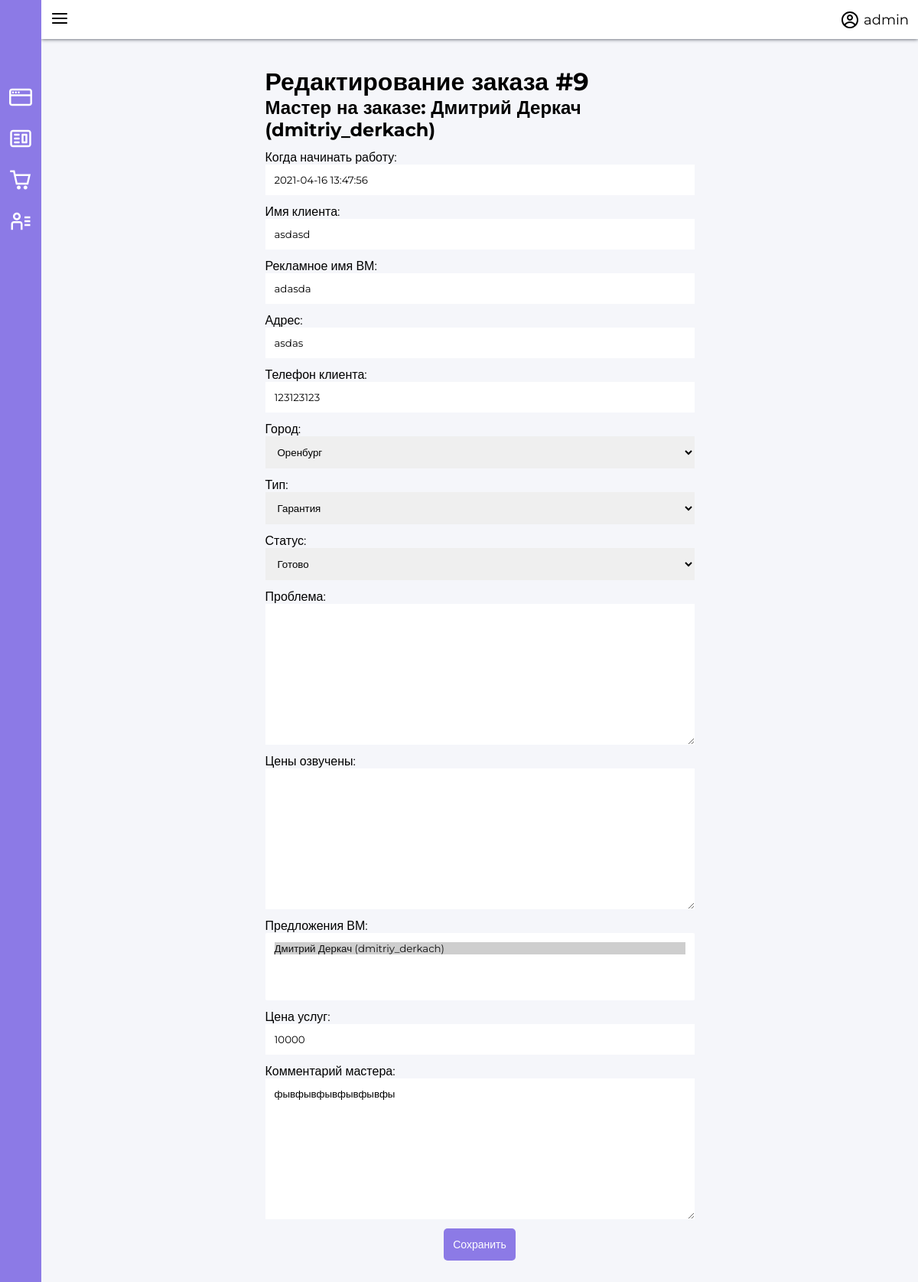
/orders/9 (signed in), run on the app's committed database.
### app/models.py (models this page shows, shortened)
class User(AbstractUser):
    pass

class Order(models.Model):
    class Meta:
        verbose_name = "Заказ"
        verbose_name_plural = "Заказы"
    TypeChoice = (
        ('G', 'Гарантия'),
        ('N', 'Обычный'),
    )
    StatusChoice = (
        ('R', 'Готово'),
        ('W', 'Ждет'),
        ('C', 'Отменен'),
        ('J', 'В работе'),
        ('M', 'Модернизация')
    )
    create_date = models.DateTimeField(verbose_name='Дата и время создания заказа.', auto_now_add=True)
    working_date = models.DateTimeField(verbose_name='Когда начинать работу', blank=True, default=timezone.now()+timezone.timedelta(hours=1))
    closing_date = models.DateTimeField(verbose_name='Дата и время закрытия заказа.', null=True, blank=True)
    client_name = models.CharField(max_length=256, verbose_name='Имя клиента', blank=True, default='')
    master_advert_name = models.CharField(max_length=128,verbose_name='Рекламное имя ВМ', blank=True, null=True)
    client_adress = models.CharField(max_length=256, verbose_name='Адрес', blank=True, default='')
    client_phone = models.CharField(max_length=128, verbose_name='Телефон клиента', blank=True, default='')
    client_city = models.ForeignKey(
        to=City,
        related_name='client_city',
        related_query_name='client_cities',
        verbose_name='Город',
        blank=True,
        null=True,
        on_delete=models.SET_NULL
    )
    order_type = models.CharField(max_length=1, verbose_name='Тип', choices=TypeChoice, default='N')
    order_status = models.CharField(max_length=1, verbose_name='Статус', choices=StatusChoice, default='W')
    comment = models.TextField(verbose_name='Проблема', blank=True, default='')
    announced_amounts = models.TextField(verbose_name='Цены озвучены', blank=True, default='')
    master = models.ForeignKey(
        TelegramProfile,
        on_delete=models.SET_NULL,
        related_name='orders',
        related_query_name='order',
        limit_choices_to={'is_master': True},
        verbose_name='ВМ',
        blank=True,
        null=True
    )
    master_requests = models.ManyToManyField(
        TelegramProfile,
        related_name='orders_request',
        related_query_name='order_request',
        limit_choices_to={'is_master': True},
        blank=True,
        verbose_name='Предложения ВМ',
    )
    amount = models.PositiveIntegerField(verbose_name='Цена услуг', default=0)
    master_comment = models.TextField(verbose_name='Комментарий мастера', blank=True, default='')

class TelegramProfile(models.Model):
    class Meta:
        verbose_name = "Телеграм профиль"
        verbose_name_plural = "Телеграм профиля"
    telegram_first_name = models.CharField(
        max_length=128, verbose_name='Имя')
    telegram_last_name = models.CharField(
        max_length=128, verbose_name='Фамилия', blank=True, null=True)
    telegram_username = models.CharField(
        max_length=128, verbose_name='Telegram имя пользователя', blank=True, null=True)
    telegram_chat_id = models.CharField(max_length=128, verbose_name='Telegram id чата', unique=True)
    is_master = models.BooleanField(verbose_name='Является мастером?', blank=True, default=False)
    is_operator = models.BooleanField(verbose_name='Является оператором?', blank=True, default=False)
    def __str__(self):
        string = self.telegram_first_name + ' ' + self.telegram_last_name
        if self.telegram_username:
            string += ' (' + self.telegram_username + ')'
        return string

### app/views.py (the view, shortened to what this page needs)
# urls.py: path('orders/<int:pk>', views.OrderUpdateView.as_view(), name='orders/detail'),
class OrderUpdateView(LoginRequiredMixin, UpdateView):
    login_url = reverse_lazy('login')
    redirect_field_name = 'login'
    template_name = 'order_detail.html'
    model = models.Order
    form_class = forms.OrderUpdateForm

### app/forms.py
class OrderUpdateForm(forms.ModelForm):
    class Meta:
        model = models.Order
        fields = '__all__'
        exclude = ['closing_date', 'master']
    def __init__(self, *args, **kwargs):
        super().__init__(*args, **kwargs)
        self.fields['working_date'].widget.attrs['type'] = 'datetime-local'

### app/models.py (called while the page is built)
    def __str__(self):
        return self.title

### templates/order_detail.html (shortened to what this page needs)
{% extends 'base.html' %}
{% block content %}
<div class="container pb-5">
    <div class="form_wrapper">
        <h1>Редактирование заказа #{{ order.id }}</h1>
        {% if order.master %}
        <h2>Мастер на заказе: {{ order.master }}</h2>
        {% endif %}
        <form method="POST">
            {{form}}
            <input type="submit" value="Сохранить">
        </form>
    </div>
</div>
{% endblock %}

### templates/base.html (shortened to what this page needs)
{% load static %}
<!DOCTYPE html>
<html lang="en">
<head>
    <link rel="stylesheet" href="{% static 'css/main.css' %}">
    <link rel="stylesheet" href="{% static 'css/header.css' %}">
    <link rel="stylesheet" href="{% static 'css/sidebar.css' %}">
    <link rel="stylesheet" href="{% static 'css/grid.css' %}">
    <link rel="stylesheet" href="{% static 'css/tags/warning.css' %}">
    <link rel="stylesheet" href="{% static 'css/forms.css' %}">
    <link rel="stylesheet" href="{% static 'css/masters.css' %}">
    <link rel="stylesheet" href="{% static 'css/paginator.css' %}">
</head>
<body>
    {% include 'components/sidebar.html' %}
    <div class="wrapper">
        <nav class="header p-3">
            <button class="burger_toggle">
            </button>
            <a class="profile f-row" href="{% url 'profile' request.user.id %}">
                <span>{{ request.user.username }}</span>
            </a>
        </nav>
        {% block content %}
        {% endblock %}
        {% load my_tags %}
    </div>
</body>
</html>

### app/static/css/main.css (style rules this page uses)
* { font-family: 'Montserrat', sans-serif; padding: 0; margin: 0; --main-pink-color: #8C7AE6; --main-bg-color: #f5f6fa; }
html, body { width: 100%; height: 100%; overflow-y: hidden; display: flex; }
button, a { background: none; border: none; padding: 0px; margin: 0px; cursor: pointer; outline: none; border-radius: 5px; transition: 0.2s; text-decoration: none; color: black; }
.wrapper { height: 100%; width: 100%; display: flex; flex-direction: column; background: var(--main-bg-color); }
.container { width: 100%; height: 100%; box-sizing: border-box; overflow-y: auto; padding: 12px; }
.f-row { display: flex; flex-direction: row; justify-content: center; align-items: center; }

### app/static/css/header.css (style rules this page uses)
.header { display: flex; flex-direction: row; align-items: center; justify-content: space-between; background: white; box-shadow: 0px 0px 5px #353b48; z-index: 9998; }
.profile { font-size: 18px; padding: 12px; }
.profile span { margin-left: 6px; }

### app/static/css/sidebar.css (style rules this page uses)
.burger_toggle { color: black; width: fit-content !important; padding: 12px; transition: 0.3s; }

### app/static/css/forms.css (style rules this page uses)
div.form_wrapper { width: 50% !important; margin-left: auto; margin-right: auto; padding: 24px; }
form { display: flex; flex-direction: column; }
form input, form select, form textarea { border: none !important; outline: none !important; padding: 12px; }
form label { margin-top: 12px; }
form input[type='submit'] { background: var(--main-pink-color); color: white; font-weight: 500; font-size: 14px; width: fit-content; margin: auto; margin-top: 12px; border-radius: 5px; cursor: pointer; }

### data on the page
User: user.username "admin"
Order: id "9", master "Дмитрий Деркач (dmitriy_derkach)", working_date "2021-04-16 13:47:56", client_name "asdasd", master_advert_name "adasda", client_adress "asdas", client_phone "123123123", client_city "Оренбург", order_type "Гарантия", order_status "Готово", amount "10000", master_comment "фывфывфывфывфывфы"
